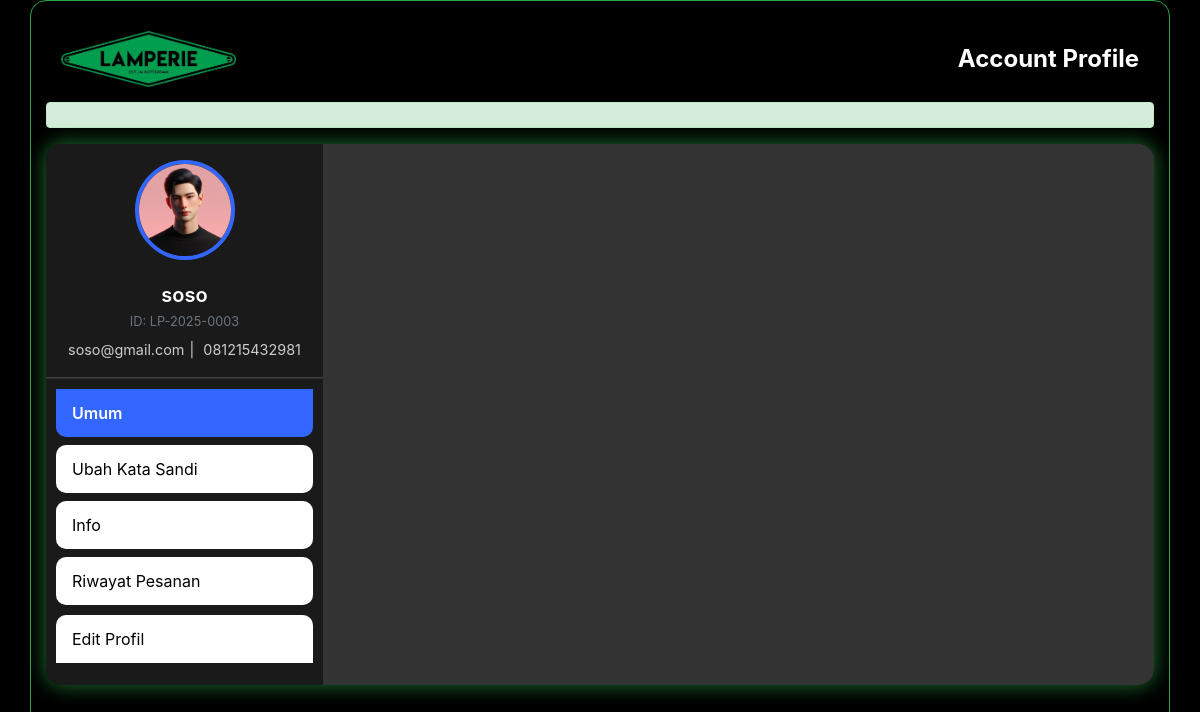
Screenshot of /profil.php (signed in) with the database file from the repository.
### tables this page shows
CREATE TABLE `users` (
  `id` int(11) NOT NULL,
  `name` varchar(150) NOT NULL,
  `email` varchar(100) NOT NULL,
  `password` varchar(255) NOT NULL,
  `phone` varchar(20) DEFAULT NULL,
  `created_at` timestamp NOT NULL DEFAULT current_timestamp(),
  `role` enum('admin','user','kasir','manajer','kitchen','waiters') NOT NULL DEFAULT 'user',
  `member_id` varchar(20) DEFAULT NULL,
  `profile_picture` varchar(255) DEFAULT NULL
);

### profil.php (shortened to what this page needs)
<?php
require_once 'koneksi.php';
$user_id = $_SESSION['user']['id'];
$query = $conn->query("SELECT * FROM users WHERE id = $user_id");
$user = $query->fetch_assoc();
$success = '';
?>
<!DOCTYPE html>
<html lang="en">
<head>
  <link rel="stylesheet" href="CSS/profil.css" />
  <link rel="stylesheet" href="CSS/riwayat_pesanan.css">
  <link href="https://cdn.jsdelivr.net/npm/bootstrap@4.5.0/dist/css/bootstrap.min.css" rel="stylesheet" />
</head>
<body>
  <div class="container light-style flex-grow-1 container-p-y">
    <div class="header-with-logo">
          <img src="images/icon-lamperie.png" alt="Logo" class="img-logo">
          <h4 class="font-weight-bold py-3 mb-4">Account Profile</h4>
      </div>
    <?php if(isset($success)): ?>
        <div class="alert alert-success"><?php echo $success; ?></div>
    <?php endif; ?>
    <div class="card overflow-hidden">
      <div class="row no-gutters row-bordered row-border-light">
        <div class="col-md-3 pt-0">
            <div class="profile-sidebar-header text-center p-3">
                <img src="<?php echo htmlspecialchars($user['profile_picture'] ?? 'images/default-profile.png'); ?>" alt="Profile Picture" class="user-profile-img-sidebar" id="profileImageDisplaySidebar">
                <h5 class="user-name-sidebar mt-2"><?php echo htmlspecialchars($user['name']); ?></h5>
                <p class="text-muted small mb-2">ID: <?= htmlspecialchars($user['member_id'] ?? 'Belum Ada'); ?></p>
                <div class="user-contact-info-sidebar">
                    <p class="user-email-sidebar mb-0"><?php echo htmlspecialchars($user['email']); ?></p>
                    <p class="user-phone-sidebar mt-0"><?php echo htmlspecialchars($user['phone'] ?? 'N/A'); ?></p>
                </div>
            </div>
          <hr class="my-0">
          <div class="list-group list-group-flush account-settings-links">
            <a class="list-group-item list-group-item-action mb-2 <?php echo (!isset($_GET['tab']) || $_GET['tab'] === 'account-general') ? 'active' : ''; ?>" data-toggle="list" href="#account-general">Umum</a>
            <a class="list-group-item list-group-item-action mb-2 <?php echo (isset($_GET['tab']) && $_GET['tab'] === 'account-change-password') ? 'active' : ''; ?>" data-toggle="list" href="#account-change-password">Ubah Kata Sandi</a>
            <a class="list-group-item list-group-item-action mb-2 <?php echo (isset($_GET['tab']) && $_GET['tab'] === 'account-info') ? 'active' : ''; ?>" data-toggle="list" href="#account-info">Info</a>
            <a class="list-group-item list-group-item-action <?php echo (isset($_GET['tab']) && ($_GET['tab'] === 'order-history' || $_GET['tab'] === 'order-detail')) ? 'active' : ''; ?>" href="profil.php?tab=order-history">Riwayat Pesanan</a>
            <button type="button" id="editProfileBtnSidebar" class="list-group-item list-group-item-action mt-2">Edit Profil</button>
          </div>
        </div>
        <div class="col-md-9">
          <form id="profileForm" method="POST" enctype="multipart/form-data">
          <div class="tab-content">
            <div class="tab-pane fade <?php echo (!isset($_GET['tab']) || $_GET['tab'] === 'account-general') ? 'active show' : ''; ?>" id="account-general">
               <div class="card-body">
                </div>
              </div>
            </div>
          </form>
        </div>
      </div>
    </div>
  </div>
</body>
</html>

### css/profil.css (style rules this page uses)
:root { --primary-color: #3366ff; --accent-color: #333333; --bg-color: #1a1a1a; --text-color: #ffffff; --border-radius: 16px; --shadow: 0 0 20px rgba(40, 167, 69, 0.7); }
html { background-color: #000000 !important; }
body { background-color: #000000 !important; margin: 0; font-family: "Poppins", sans-serif; min-height: 100vh; display: flex; flex-direction: column; }
.container.light-style.flex-grow-1.container-p-y { background-color: transparent !important; border: 1px solid rgb(40, 167, 69); border-top-left-radius: var(--border-radius) !important; border-top-right-radius: var(--border-radius); border-bottom-right-radius: var(--border-radius); border-bottom-left-radius: var(--border-radius) !important; overflow: visible; padding-top: 30px !important; padding-bottom: 30px !important; flex-grow: 1; }
.header-with-logo { display: flex; align-items: center; justify-content: space-between; margin-bottom: 15px; padding-left: 15px; padding-right: 15px; }
.img-logo { height: 3.5rem; width: auto; object-fit: contain; object-position: center; }
.font-weight-bold.py-3.mb-4 { color: var(--text-color); text-align: right; margin-bottom: 0 !important; padding-top: 0 !important; padding-bottom: 0 !important; }
.card.overflow-hidden { border: none; box-shadow: var(--shadow); border-radius: var(--border-radius); background-color: transparent !important; display: flex; flex-grow: 1; }
.row.no-gutters.row-bordered.row-border-light { border-radius: 0; background-color: transparent !important; width: 100%; flex-grow: 1; }
.col-md-3.pt-0 { background-color: transparent !important; display: flex; flex-direction: column; padding-right: 0 !important; }
.profile-sidebar-header { background-color: var(--bg-color); padding: 20px; color: #fff; text-align: center; margin-bottom: 0; overflow: hidden; position: relative; z-index: 2; }
.user-profile-img-sidebar { width: 100px; height: 100px; border-radius: 50%; object-fit: cover; border: 4px solid var(--primary-color); margin-bottom: 15px; }
.user-name-sidebar { font-size: 1.25rem; font-weight: 600; color: #fff; margin-bottom: 5px; }
.user-contact-info-sidebar { display: flex; flex-direction: row; justify-content: center; align-items: center; width: 100%; flex-wrap: wrap; }
.user-email-sidebar, .user-phone-sidebar { font-size: 0.9rem; color: #ccc; margin-bottom: 0; white-space: nowrap; }
.user-email-sidebar + .user-phone-sidebar::before { content: " | "; color: #ccc; margin: 0 5px; }
hr.my-0 { margin: 0 !important; border-top: 1px solid rgba(255, 255, 255, 0.1); background-color: #2b2b2b; height: 1px; z-index: 1; }
.list-group-flush.account-settings-links { background-color: var(--bg-color); padding: 10px; border-top-left-radius: 0; border-top-right-radius: 0; margin-top: 0; flex-grow: 1; padding-bottom: 20px; overflow: hidden; }
.list-group-flush .list-group-item { padding: 12px 16px; color: black; border: none; border-radius: 10px; box-sizing: border-box; transition: background 0.3s, color 0.3s; margin-bottom: 2px; text-decoration: none; display: block; width: 100%; text-align: left; }
.list-group-flush .list-group-item.active { background-color: var(--primary-color) !important; color: #fff !important; font-weight: 600; border-color: var(--primary-color) !important; }
.col-md-9 { background-color: var(--accent-color); height: auto; flex-grow: 1; padding: 0; display: flex; flex-direction: column; overflow: hidden; }
.col-md-9 .tab-content { border-radius: 0; display: flex; flex-direction: column; flex-grow: 1; min-height: 250px; }
.tab-pane.fade { display: flex; flex-direction: column; flex-grow: 1; }
.col-md-9 .card-body { background-color: var(--accent-color); padding: 1.25rem; flex-grow: 1; display: flex; flex-direction: column; padding-bottom: 20px; max-height: calc(100vh - 250px); overflow-y: auto; }
.alert-success { background-color: #28a745; color: #fff; border-color: #28a745; }

### css/riwayat_pesanan.css (style rules this page uses)
* { box-sizing: border-box; }

### rows the page displays
users: profile_picture (picture), name "soso", member "LP-2025-0003", email "soso@gmail.com", phone "081215432981"
